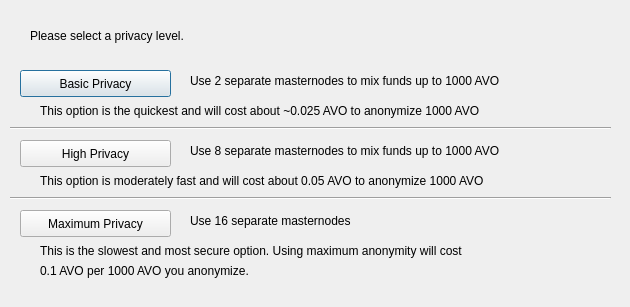
<?xml version="1.0" encoding="UTF-8"?>
<ui version="4.0">
 <class>DarksendConfig</class>
 <widget class="QDialog" name="DarksendConfig">
  <property name="geometry">
   <rect>
    <x>0</x>
    <y>0</y>
    <width>630</width>
    <height>307</height>
   </rect>
  </property>
  <property name="windowTitle">
   <string>Configure PrivateSend</string>
  </property>
  <widget class="QPushButton" name="buttonBasic">
   <property name="geometry">
    <rect>
     <x>20</x>
     <y>70</y>
     <width>151</width>
     <height>27</height>
    </rect>
   </property>
   <property name="text">
    <string>Basic Privacy</string>
   </property>
  </widget>
  <widget class="QPushButton" name="buttonHigh">
   <property name="geometry">
    <rect>
     <x>20</x>
     <y>140</y>
     <width>151</width>
     <height>27</height>
    </rect>
   </property>
   <property name="text">
    <string>High Privacy</string>
   </property>
  </widget>
  <widget class="QPushButton" name="buttonMax">
   <property name="geometry">
    <rect>
     <x>20</x>
     <y>210</y>
     <width>151</width>
     <height>27</height>
    </rect>
   </property>
   <property name="text">
    <string>Maximum Privacy</string>
   </property>
  </widget>
  <widget class="QLabel" name="label">
   <property name="geometry">
    <rect>
     <x>30</x>
     <y>20</y>
     <width>571</width>
     <height>31</height>
    </rect>
   </property>
   <property name="text">
    <string>Please select a privacy level.</string>
   </property>
  </widget>
  <widget class="QLabel" name="label_2">
   <property name="geometry">
    <rect>
     <x>190</x>
     <y>70</y>
     <width>421</width>
     <height>21</height>
    </rect>
   </property>
   <property name="text">
    <string>Use 2 separate masternodes to mix funds up to 1000 AVO</string>
   </property>
  </widget>
  <widget class="QLabel" name="label_3">
   <property name="geometry">
    <rect>
     <x>190</x>
     <y>140</y>
     <width>411</width>
     <height>21</height>
    </rect>
   </property>
   <property name="text">
    <string>Use 8 separate masternodes to mix funds up to 1000 AVO</string>
   </property>
  </widget>
  <widget class="QLabel" name="label_4">
   <property name="geometry">
    <rect>
     <x>190</x>
     <y>210</y>
     <width>421</width>
     <height>21</height>
    </rect>
   </property>
   <property name="text">
    <string>Use 16 separate masternodes</string>
   </property>
  </widget>
  <widget class="QLabel" name="label_6">
   <property name="geometry">
    <rect>
     <x>40</x>
     <y>100</y>
     <width>561</width>
     <height>21</height>
    </rect>
   </property>
   <property name="text">
    <string>This option is the quickest and will cost about ~0.025 AVO to anonymize 1000 AVO</string>
   </property>
  </widget>
  <widget class="QLabel" name="label_7">
   <property name="geometry">
    <rect>
     <x>40</x>
     <y>170</y>
     <width>561</width>
     <height>21</height>
    </rect>
   </property>
   <property name="text">
    <string>This option is moderately fast and will cost about 0.05 AVO to anonymize 1000 AVO</string>
   </property>
  </widget>
  <widget class="QLabel" name="label_8">
   <property name="geometry">
    <rect>
     <x>40</x>
     <y>240</y>
     <width>561</width>
     <height>21</height>
    </rect>
   </property>
   <property name="text">
    <string>This is the slowest and most secure option. Using maximum anonymity will cost</string>
   </property>
  </widget>
  <widget class="QLabel" name="label_9">
   <property name="geometry">
    <rect>
     <x>40</x>
     <y>260</y>
     <width>561</width>
     <height>21</height>
    </rect>
   </property>
   <property name="text">
    <string>0.1 AVO per 1000 AVO you anonymize.</string>
   </property>
  </widget>
  <widget class="Line" name="line">
   <property name="geometry">
    <rect>
     <x>10</x>
     <y>120</y>
     <width>601</width>
     <height>16</height>
    </rect>
   </property>
   <property name="orientation">
    <enum>Qt::Horizontal</enum>
   </property>
  </widget>
  <widget class="Line" name="line_2">
   <property name="geometry">
    <rect>
     <x>10</x>
     <y>190</y>
     <width>601</width>
     <height>16</height>
    </rect>
   </property>
   <property name="orientation">
    <enum>Qt::Horizontal</enum>
   </property>
  </widget>
 </widget>
 <resources/>
 <connections/>
</ui>
